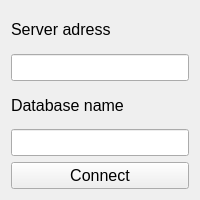
<?xml version="1.0" encoding="UTF-8"?>
<ui version="4.0">
 <class>login</class>
 <widget class="QWidget" name="login">
  <property name="geometry">
   <rect>
    <x>0</x>
    <y>0</y>
    <width>200</width>
    <height>200</height>
   </rect>
  </property>
  <property name="minimumSize">
   <size>
    <width>200</width>
    <height>200</height>
   </size>
  </property>
  <property name="maximumSize">
   <size>
    <width>200</width>
    <height>200</height>
   </size>
  </property>
  <property name="windowTitle">
   <string>Form</string>
  </property>
  <property name="styleSheet">
   <string notr="true">font-size:16px;</string>
  </property>
  <layout class="QVBoxLayout" name="verticalLayout">
   <item>
    <layout class="QGridLayout" name="gridLayout">
     <item row="3" column="0">
      <widget class="QLabel" name="label_2">
       <property name="text">
        <string>Database name</string>
       </property>
      </widget>
     </item>
     <item row="1" column="0">
      <widget class="QLabel" name="label">
       <property name="text">
        <string>Server adress </string>
       </property>
      </widget>
     </item>
     <item row="4" column="0">
      <widget class="QLineEdit" name="lineEdit_2"/>
     </item>
     <item row="5" column="0">
      <widget class="QPushButton" name="pushButton">
       <property name="text">
        <string>Connect</string>
       </property>
      </widget>
     </item>
     <item row="2" column="0">
      <widget class="QLineEdit" name="lineEdit"/>
     </item>
    </layout>
   </item>
  </layout>
 </widget>
 <resources/>
 <connections/>
</ui>
